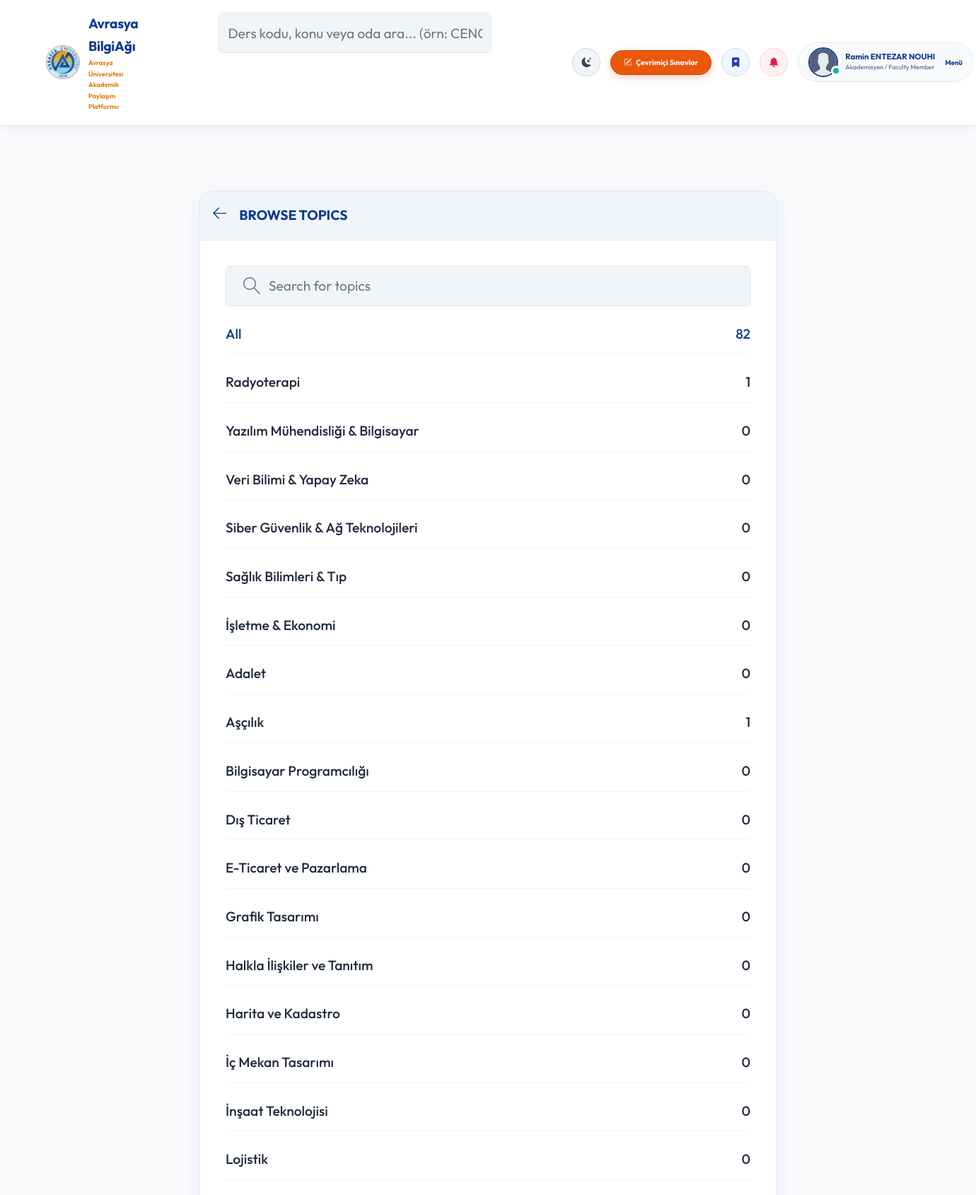
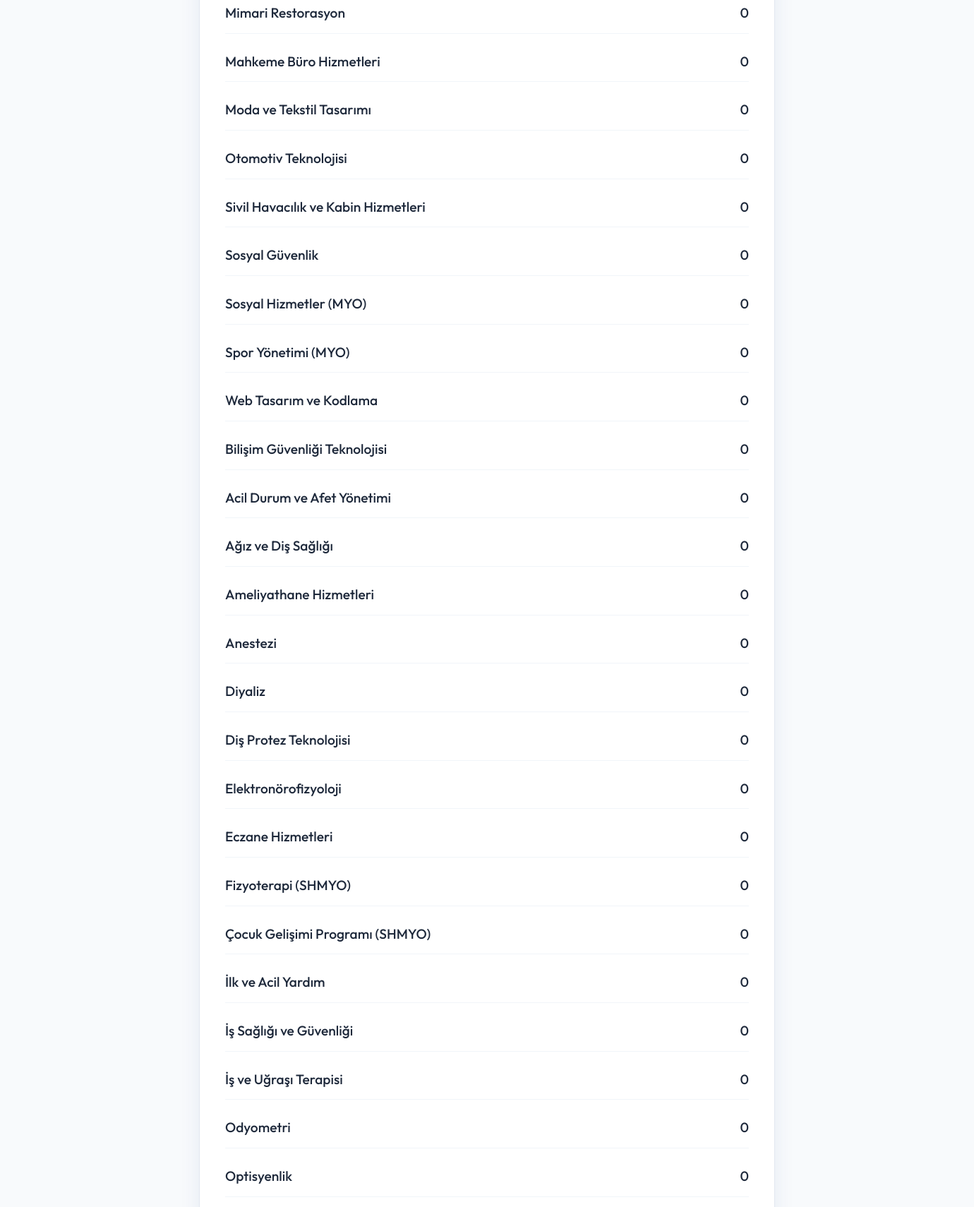
The app's page /topics/ (signed in, upper part) with its own data (2 pictures, top to bottom).
### base/models.py (models this page shows, shortened)
class User(AbstractUser):
    name = models.CharField(max_length=200, null=True, verbose_name="Ad Soyad")
    email = models.EmailField(unique=True, null=True, verbose_name="E-Posta Adresi")
    bio = models.TextField(null=True, verbose_name="Hakkımda (Biyografi)")
    avatar = models.ImageField(null=True, default="avatar.svg", verbose_name="Profil Fotoğrafı (Avatar)")
    student_id = models.CharField(max_length=50, null=True, blank=True, verbose_name="Öğrenci / Sicil No")
    department = models.CharField(max_length=100, choices=DEPARTMENT_CHOICES, default='Genel / Diğer', verbose_name="Fakülte / Bölüm")
    role = models.CharField(max_length=20, choices=ROLE_CHOICES, default='student', verbose_name="Akademik Rol")
    github_link = models.URLField(max_length=255, null=True, blank=True, verbose_name="GitHub Profili")
    linkedin_link = models.URLField(max_length=255, null=True, blank=True, verbose_name="LinkedIn Profili")
    objects = CustomUserManager()
    USERNAME_FIELD = 'email'
    REQUIRED_FIELDS = ['username']
    @property
    def unread_notifications_count(self):
        return self.notifications.filter(is_read=False).count()
    @property
    def unread_notifications(self):
        return self.notifications.filter(is_read=False)

class Topic(models.Model):
    name = models.CharField(max_length=200)

### base/views.py (the view, shortened to what this page needs)
# urls.py: path('topics/', views.topicsPage, name="topics"),
@login_required(login_url='login')
def topicsPage(request):
    q = request.GET.get('q') if request.GET.get('q') != None else ''
    topics = Topic.objects.filter(name__icontains=q)
    return render(request, 'base/topics.html', {'topics': topics})

### base/templates/base/topics.html (shortened to what this page needs)
{% extends 'main.html' %}
{% block content %}
<main class="create-room layout">
  <div class="container">
    <div class="layout__box">
      <div class="layout__boxHeader">
        <div class="layout__boxTitle">
          <a href="{% url 'home' %}">
            <svg version="1.1" xmlns="http://www.w3.org/2000/svg" width="32" height="32" viewBox="0 0 32 32">
              <title>arrow-left</title>
              <path
                d="M13.723 2.286l-13.723 13.714 13.719 13.714 1.616-1.611-10.96-10.96h27.625v-2.286h-27.625l10.965-10.965-1.616-1.607z">
              </path>
            </svg>
          </a>
          <h3>Browse Topics</h3>
        </div>
      </div>
      <div class="topics-page layout__body">
        <form action="" method="GET" class="header__search">
          <label>
            <input name="q" placeholder="Search for topics" />
          </label>
        </form>
        <ul class="topics__list">
          <li>
            <a href="{% url 'topics' %}" class="active">All <span>{{topics.count}}</span></a>
          </li>
          {% for topic in topics %}
          <li>
            <a href="{% url 'home' %}?q={{topic.name}}">{{ topic.name }} <span>{{topic.room_set.all.count}}</span></a>
          </li>
          {% endfor %}
        </ul>
      </div>
    </div>
  </div>
</main>
{% endblock content %}

### templates/navbar.html (shortened to what this page needs)
{% load static %}
<header class="header header--loggedIn">
    <div class="container">
        <a href="{% url 'home' %}" class="header__logo" style="display: flex; align-items: center; gap: 12px; text-decoration: none;">
            <img src="{% static 'images/avrasya_logo.png' %}" alt="Avrasya University Logo" style="width: 48px; height: 48px; object-fit: contain; background: transparent; border: none; border-radius: 50%;" />
            <div>
                <h1 style="margin:0; font-weight:700; color:#0f3b8c; letter-spacing: -0.3px;">Avrasya BilgiAğı</h1>
                <span style="font-size:0.78rem; color:#d97706; font-weight:600; display:block;">Avrasya Üniversitesi Akademik Paylaşım Platformu</span>
            </div>
        </a>
        <form class="header__search" method="GET" action="{% url 'home' %}">
            <label>
                <input name="q" placeholder="Ders kodu, konu veya oda ara... (örn: CENG201)" class="navbar-search-input" />
            </label>
        </form>
        <nav class="header__menu" style="display: flex; align-items: center; gap: 14px;">
            <button id="themeToggleBtn" onclick="toggleTheme()" title="Gece / Gündüz Modu" style="background: #f1f5f9; border: 1px solid #cbd5e1; width: 40px; height: 40px; border-radius: 50%; display: flex; align-items: center; justify-content: center; cursor: pointer; font-size: 1.15rem; transition: all 0.2s ease; color: #334155;">
                <i class="bi bi-moon-stars-fill"></i>
            </button>
            <a href="{% url 'quizzes' %}" style="display: inline-flex; align-items: center; gap: 6px; background: #ea580c; color: #ffffff; border: 1px solid #c2410c; padding: 8px 18px; border-radius: 50px; font-weight: 700; font-size: 0.88rem; text-decoration: none; white-space: nowrap; box-shadow: 0 4px 12px rgba(234, 88, 12, 0.25);">
                <i class="bi bi-pencil-square"></i> Çevrimiçi Sınavlar
            </a>
            {% if request.user.is_authenticated %}
            <a href="{% url 'saved-resources' %}" title="Kaydedilen Materyallerim" style="display: flex; align-items: center; justify-content: center; background: #eff6ff; border: 1px solid #bfdbfe; color: #1e40af; width: 40px; height: 40px; border-radius: 50%; text-decoration: none; font-size: 1.15rem;">
                <i class="bi bi-bookmark-heart-fill"></i>
            </a>
            <div style="position: relative;">
                <button onclick="const m=document.getElementById('notifModal'); m.style.display = m.style.display === 'none' ? 'block' : 'none';" title="Bildirimler" style="background: #fff1f2; border: 1px solid #fecdd3; color: #e11d48; width: 40px; height: 40px; border-radius: 50%; cursor: pointer; font-size: 1.15rem; display: flex; align-items: center; justify-content: center; position: relative;">
                    <i class="bi bi-bell-fill"></i>
                </button>
            </div>
            <div class="header__user" style="display: flex; align-items: center; gap: 14px; background: #f8fafc; border: 1px solid #e2e8f0; padding: 6px 14px; border-radius: 50px;">
                <a href="{% url 'update-user' %}" style="display: flex; align-items: center; gap: 10px; text-decoration: none;">
                    <div class="avatar avatar--medium active">
                        <img src="{{request.user.avatar.url}}" style="width: 38px; height: 38px; border-radius: 50%; object-fit: cover;" />
                    </div>
                    <div>
                        <p style="margin: 0; font-weight: 700; color: #0f3b8c; line-height: 1.2; font-size: 0.95rem; white-space: nowrap;">{{request.user.name|default:request.user.username}}</p>
                        <span style="font-size: 0.75rem; color: #64748b; font-weight: 500; display: block; white-space: nowrap;">{{request.user.get_role_display}}</span>
                    </div>
                </a>
                <button class="dropdown-button" style="background: transparent; border: none; cursor: pointer; font-weight: 700; color: #0f3b8c; font-size: 0.82rem;">
                    Menü
                </button>
            </div>
            {% endif %}
        </nav>
</header>

### records on screen
User: user.avatar (placeholder picture), user.name "Ramin ENTEZAR NOUHI", user.role "Akademisyen / Faculty Member"
Topic: name "Radyoterapi", room_set.all.count "1"
Topic: name "Yazılım Mühendisliği & Bilgisayar", room_set.all.count "0"
Topic: name "Veri Bilimi & Yapay Zeka", room_set.all.count "0"
Topic: name "Siber Güvenlik & Ağ Teknolojileri", room_set.all.count "0"
Topic: name "Sağlık Bilimleri & Tıp", room_set.all.count "0"
Topic: name "İşletme & Ekonomi", room_set.all.count "0"
Topic: name "Adalet", room_set.all.count "0"
Topic: name "Aşçılık", room_set.all.count "1"
Topic: name "Bilgisayar Programcılığı", room_set.all.count "0"
Topic: name "Dış Ticaret", room_set.all.count "0"
Topic: name "E-Ticaret ve Pazarlama", room_set.all.count "0"
Topic: name "Grafik Tasarımı", room_set.all.count "0"
Topic: name "Halkla İlişkiler ve Tanıtım", room_set.all.count "0"
Topic: name "Harita ve Kadastro", room_set.all.count "0"
Topic: name "İç Mekan Tasarımı", room_set.all.count "0"
Topic: name "İnşaat Teknolojisi", room_set.all.count "0"
Topic: name "Lojistik", room_set.all.count "0"
Topic: name "Mimari Restorasyon", room_set.all.count "0"
Topic: name "Mahkeme Büro Hizmetleri", room_set.all.count "0"
Topic: name "Moda ve Tekstil Tasarımı", room_set.all.count "0"
Topic: name "Otomotiv Teknolojisi", room_set.all.count "0"
Topic: name "Sivil Havacılık ve Kabin Hizmetleri", room_set.all.count "0"
Topic: name "Sosyal Güvenlik", room_set.all.count "0"
Topic: name "Sosyal Hizmetler (MYO)", room_set.all.count "0"
Topic: name "Spor Yönetimi (MYO)", room_set.all.count "0"
Topic: name "Web Tasarım ve Kodlama", room_set.all.count "0"
Topic: name "Bilişim Güvenliği Teknolojisi", room_set.all.count "0"
Topic: name "Acil Durum ve Afet Yönetimi", room_set.all.count "0"
Topic: name "Ağız ve Diş Sağlığı", room_set.all.count "0"
Topic: name "Ameliyathane Hizmetleri", room_set.all.count "0"
Topic: name "Anestezi", room_set.all.count "0"
Topic: name "Diyaliz", room_set.all.count "0"
Topic: name "Diş Protez Teknolojisi", room_set.all.count "0"
Topic: name "Elektronörofizyoloji", room_set.all.count "0"
Topic: name "Eczane Hizmetleri", room_set.all.count "0"
Topic: name "Fizyoterapi (SHMYO)", room_set.all.count "0"
Topic: name "Çocuk Gelişimi Programı (SHMYO)", room_set.all.count "0"
Topic: name "İlk ve Acil Yardım", room_set.all.count "0"
Topic: name "İş Sağlığı ve Güvenliği", room_set.all.count "0"
Topic: name "İş ve Uğraşı Terapisi", room_set.all.count "0"
Topic: name "Odyometri", room_set.all.count "0"
Topic: name "Optisyenlik", room_set.all.count "0"

### other values on screen
{{ topics.count }} "82"
